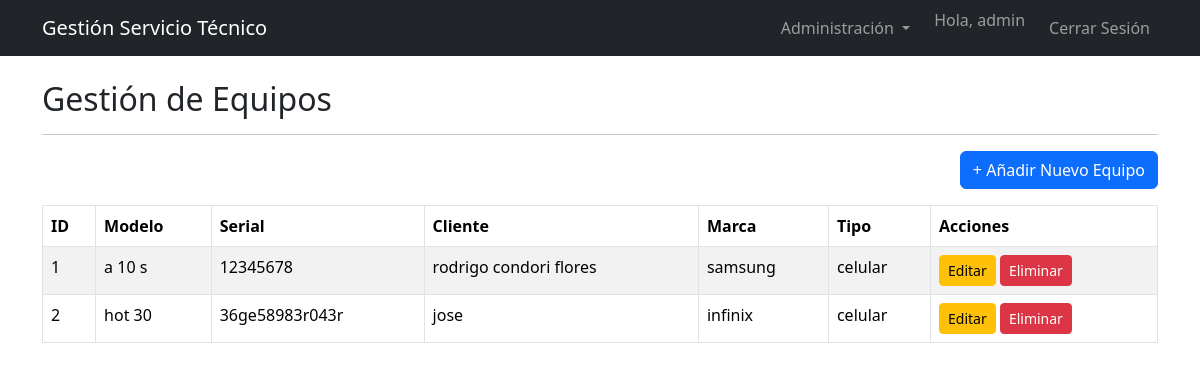
/equipos (signed in), run on the app's committed database.
### models.py (models this page shows, shortened)
class Usuario(db.Model, UserMixin):
    __tablename__ = 'usuarios'
    id = db.Column(db.Integer, primary_key=True)
    email = db.Column(db.String(120), unique=True, nullable=False, index=True)
    password_hash = db.Column(db.String(128), nullable=False)
    nombre = db.Column(db.String(100), nullable=False)
    rol_id = db.Column(db.Integer, db.ForeignKey('roles.id'), nullable=False)
    ordenes_asignadas = db.relationship('Orden', backref='tecnico', lazy='dynamic')

class Equipo(db.Model):
    __tablename__ = 'equipos'
    id = db.Column(db.Integer, primary_key=True)
    modelo = db.Column(db.String(100))
    serial = db.Column(db.String(100), unique=True, index=True)
    cliente_id = db.Column(db.Integer, db.ForeignKey('clientes.id'), nullable=False)
    marca_id = db.Column(db.Integer, db.ForeignKey('marcas.id'), nullable=False)
    tipo_id = db.Column(db.Integer, db.ForeignKey('tipos_equipo.id'), nullable=False)
    ordenes = db.relationship('Orden', backref='equipo', lazy='dynamic')

class Cliente(db.Model):
    __tablename__ = 'clientes'
    id = db.Column(db.Integer, primary_key=True)
    nombre = db.Column(db.String(150), nullable=False)
    telefono = db.Column(db.String(20), index=True)
    email = db.Column(db.String(120))
    equipos = db.relationship('Equipo', backref='cliente', lazy='dynamic')

class Marca(db.Model):
    __tablename__ = 'marcas'
    id = db.Column(db.Integer, primary_key=True)
    nombre = db.Column(db.String(50), unique=True, nullable=False)
    equipos = db.relationship('Equipo', backref='marca', lazy='dynamic')

class TipoEquipo(db.Model):
    __tablename__ = 'tipos_equipo'
    id = db.Column(db.Integer, primary_key=True)
    nombre = db.Column(db.String(50), unique=True, nullable=False)
    equipos = db.relationship('Equipo', backref='tipo_equipo', lazy='dynamic')

### blueprints/equipos.py (the view)
@equipos_bp.route('/equipos')
@login_required
def listar_equipos():
    equipos = Equipo.query.all()
    return render_template('equipos_lista.html', equipos=equipos)

### app.py (called while the page is built)
@login_manager.user_loader
def load_user(user_id):
    return Usuario.query.get(int(user_id))

### templates/equipos_lista.html (shortened to what this page needs)
{% extends 'base.html' %}
{% block content %}
<h2>Gestión de Equipos</h2>
<hr>
<div class="text-end mb-3">
    <a href="{{ url_for('equipos.crear_equipo') }}" class="btn btn-primary">
        + Añadir Nuevo Equipo
    </a>
</div>
<table class="table table-striped table-bordered">
    <thead class="thead-dark">
        <tr>
            <th scope="col">ID</th>
            <th scope="col">Modelo</th>
            <th scope="col">Serial</th>
            <th scope="col">Cliente</th>
            <th scope="col">Marca</th>
            <th scope="col">Tipo</th>
            <th scope="col">Acciones</th>
        </tr>
    </thead>
    <tbody>
        {% for equipo in equipos %}
        <tr>
            <td>{{ equipo.id }}</td>
            <td>{{ equipo.modelo }}</td>
            <td>{{ equipo.serial }}</td>
            <td>{{ equipo.cliente.nombre }}</td>
            <td>{{ equipo.marca.nombre }}</td>
            <td>{{ equipo.tipo_equipo.nombre }}</td>
            <td>
                <a href="{{ url_for('equipos.editar_equipo', id=equipo.id) }}" class="btn btn-warning btn-sm">Editar</a>
                <form action="{{ url_for('equipos.eliminar_equipo', id=equipo.id) }}" method="POST" style="display: inline;" onsubmit="return confirm('¿Estás seguro de que deseas eliminar este equipo?');">
    <button type="submit" class="btn btn-danger btn-sm">Eliminar</button>
</form>
            </td>
        </tr>
        {% endfor %}
    </tbody>
</table>
{% endblock %}

### templates/base.html (shortened to what this page needs)
<!doctype html>
<html lang="es">
  <head>
    <link href="https://cdn.jsdelivr.net/npm/bootstrap@5.3.2/dist/css/bootstrap.min.css" rel="stylesheet">
  </head>
  <body>
    <nav class="navbar navbar-expand-lg navbar-dark bg-dark">
      <div class="container">
        <a class="navbar-brand" href="{{ url_for('index') }}">Gestión Servicio Técnico</a>
        <div class="collapse navbar-collapse" id="navbarNav">
          <ul class="navbar-nav ms-auto">
            {% if current_user.is_authenticated %}
              <li class="nav-item dropdown me-3">
                <a class="nav-link dropdown-toggle" href="#" role="button" data-bs-toggle="dropdown" aria-expanded="false">
                  Administración
                </a>
              </li>
              <li class="nav-item">
                <span class="navbar-text me-3">
                  Hola, {{ current_user.nombre }}
                </span>
              </li>
              <li class="nav-item">
                <a class="nav-link" href="{{ url_for('auth.logout') }}">Cerrar Sesión</a>
              </li>
            {% else %}
              <li class="nav-item">
                <a class="nav-link" href="{{ url_for('auth.login') }}">Iniciar Sesión</a>
              </li>
            {% endif %}
          </ul>
        </div>
      </div>
    </nav>
    <div class="container mt-4">
      {% block content %}
      {% endblock %}
    </div>
  </body>
</html>

### data on the page
Usuario: nombre "admin"
Equipo: id "1", modelo "a 10 s", serial "12345678", cliente.nombre "rodrigo condori flores", marca.nombre "samsung", tipo_equipo.nombre "celular"
Equipo: id "2", modelo "hot 30", serial "36ge58983r043r", cliente.nombre "jose", marca.nombre "infinix", tipo_equipo.nombre "celular"
